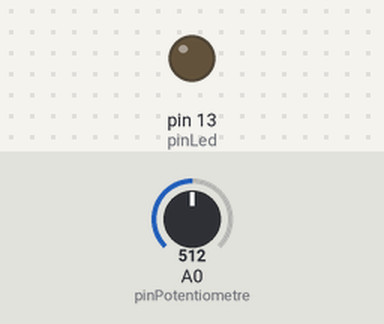
A sketch run on a simulated Arduino Uno, built with avr-gcc and run on an emulated ATmega328P. Parts: output pins drawn as LEDs (lit = HIGH). Inputs (shaded band) come from the test bench; at power-on: A0 (pinPotentiometre) = 512.

Above: at 1.2 s.
1.3 s: A0 (pinPotentiometre) set to 991
2.8 s: A0 (pinPotentiometre) set to 1009
At 3.8 s:
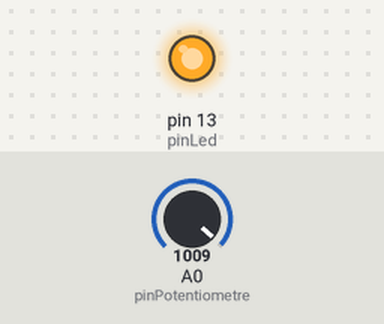
4.3 s: A0 (pinPotentiometre) set to 990
At 5.0 s:
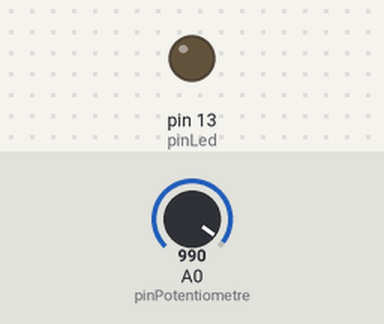
5.8 s: A0 (pinPotentiometre) set to 1010
At 6.1 s:
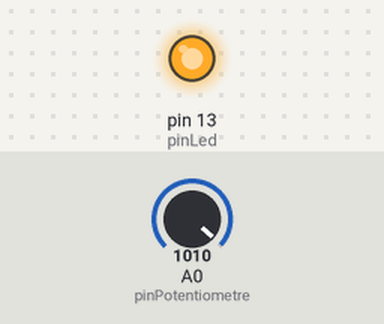
Timing chart, 0 to 8.3 s (numbered marks = the images above; inputs shaded):
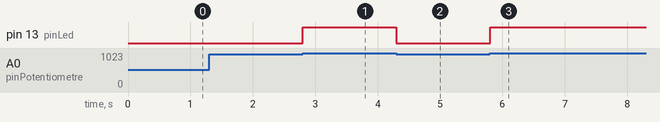

Measured:
- the behaviour switches between 1000 and 1001 on A0 (pinPotentiometre) (found by bisection; images 0 and 1)
- after the input at 1.3 s, every drawn part: stays the same
- after the input at 2.8 s, pin 13 (pinLed): LOW → HIGH at once
- after the input at 4.3 s, pin 13 (pinLed): HIGH → LOW at once
- after the input at 5.8 s, pin 13 (pinLed): LOW → HIGH at once

The sketch:

B_D_Potentiometre_LED_Threshold.ino
```cpp
// Déclaration des variables
int pinLed = 13;
int sensorValue; // pour les données du potentiomètre
int pinPotentiometre = A0; // pour déterminer quelle entrée est utilisé par le potentiomètre sur la carte Arduino
int Seuil = 1000; // VAleur de seuil à partir de laquelle la LED s'allumera

// La fonction setup() se lance une fois à l'allumage de la carte
void setup() {
  // initialise la broche pin = 13 de la carte comme sortie
  pinMode(pinLed, OUTPUT);
}

// la fonction boucle se
void loop() {
  // On attribue à la variable sensorValue les données analogiques reçu sur la broche
  // A0 de l'ordinateur. La fonction analogRead() permet de faire cela.
  sensorValue = analogRead(pinPotentiometre);

  delay(1);        // Delai de 1 milliseconde pour stabiliser le transfert

  if ( sensorValue > Seuil) {
    digitalWrite(pinLed, HIGH);   // allume la LED (HIGH est la tension haute)
  } else {
    digitalWrite(pinLed, LOW);    // éteint la LED (LOW est la tension basse)
  }
}
```
